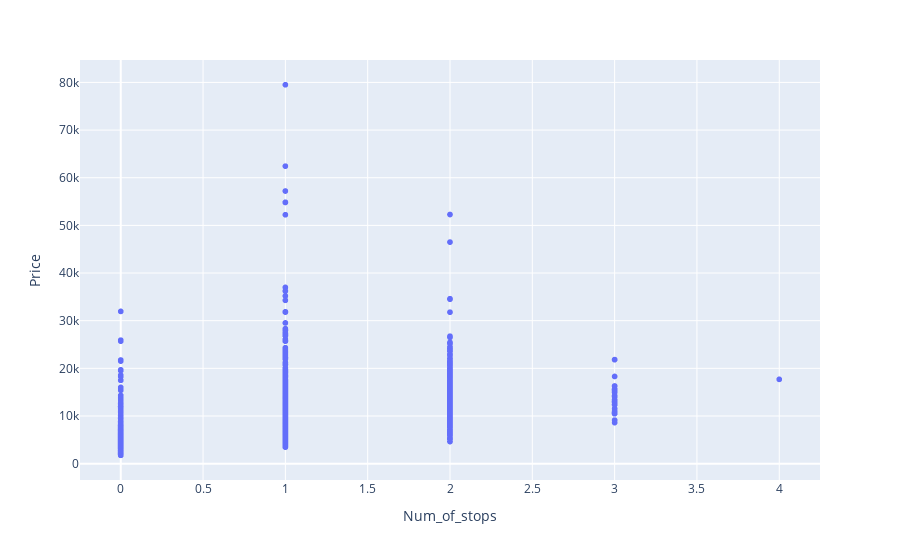

Notebook code for this chart:
### Code cell
px.scatter(data_frame= df, x= 'Num_of_stops', y= 'Price')

### Figure 1 — Plotly figure (JSON) as saved in the notebook; plotly's stock layout.template omitted (floating-point values rounded to 4 significant figures; data arrays with more than 128 entries replaced by an {"elided": "..."} marker saying what was removed)
{"data": [{"hovertemplate": "Num_of_stops=%{x}<br>Price=%{y}<extra></extra>", "legendgroup": "", "marker": {"color": "#636efa", "symbol": "circle"}, "mode": "markers", "name": "", "showlegend": false, "type": "scattergl", "x": {"elided": "10461 int values"}, "xaxis": "x", "y": {"elided": "10461 int values"}, "yaxis": "y"}], "layout": {"legend": {"tracegroupgap": 0}, "margin": {"t": 60}, "xaxis": {"anchor": "y", "domain": [0, 1], "title": {"text": "Num_of_stops"}}, "yaxis": {"anchor": "x", "domain": [0, 1], "title": {"text": "Price"}}}}
